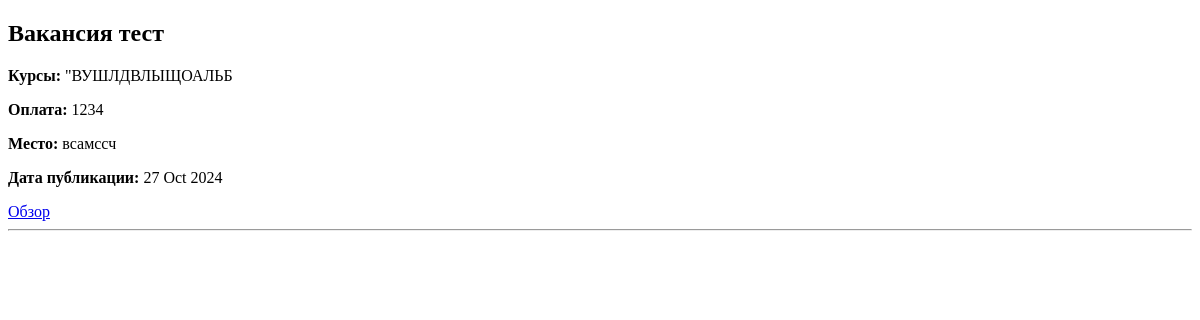
The app's page /jobs/, older data.
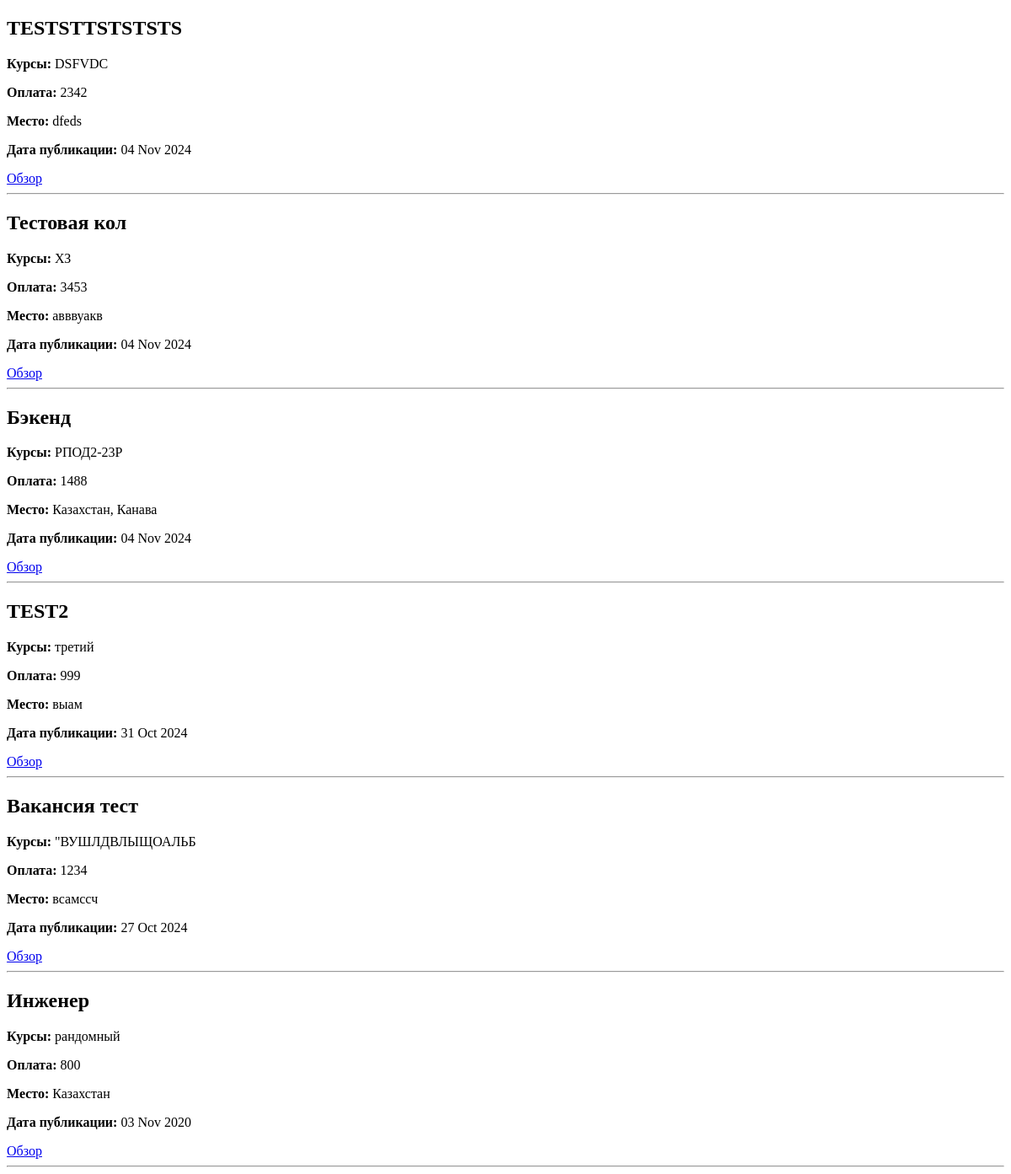
The same page, newer data.
### clubapp/models.py (models this page shows, shortened)
class ClubModels(models.Model):
    title = models.CharField("Ваканс",max_length=14, )
    cources = models.CharField("Курс",max_length=15)
    payment = models.IntegerField("цена",max_length=24)
    brief_description = models.CharField("краткое описание:", max_length=83, default="None")
    full_description = models.TextField("Описание:", max_length=2200, default="None")
    groups = models.CharField("группы", max_length=500, default="None")
    members = models.IntegerField("участники", default=0)
    seats = models.IntegerField("места", default=0)
    place = models.CharField("место",max_length=29, )
    schedule = models.CharField("график", max_length=2200)
    category = models.ForeignKey(Category, on_delete=models.CASCADE, verbose_name = 'выберите категорию')
    date = models.DateTimeField("Дата публикации:",default=datetime.now)
    class Meta:
        verbose_name = 'Вакансия'
        verbose_name_plural = 'Вакансии'

### clubapp/views.py (the view)
# urls.py: path('jobs/', views.jobs_page, name='jobs_page'),
def jobs_page(request):
    jobs = ClubModels.objects.all().order_by('-date')
    context = {
        'jobs': jobs
    }
    return render(request, 'jobs.html', context)

### clubapp/templates/jobs.html (shortened to what this page needs)
<!DOCTYPE html>
<html lang="en">
<head>
</head>
<body>
<div>
    {% for j in jobs %}
        <div class="job">
            <h2>{{ j.title }}</h2>
            <p><strong>Курсы:</strong> {{ j.cources }}</p>
            <p><strong>Оплата:</strong> {{ j.payment }}</p>
            <p><strong>Место:</strong> {{ j.place }}</p>
            <p><strong>Дата публикации:</strong> {{ j.date|date:"d M Y" }}</p>
            <a href="{% url 'job_detail_page' j.pk %}">Обзор</a>
        </div>
        <hr>
    {% empty %}
        <p>На данный момент вакансий нет.</p>
    {% endfor %}
</div>
</body>
</html>

Row changes from the older to the newer data that the page shows:
added ClubModels: title "TESTSTTSTSTSTS", cources "DSFVDC", payment "2342", place "dfeds", date "04 Nov 2024"
added ClubModels: title "Тестовая кол", cources "ХЗ", payment "3453", place "авввуакв", date "04 Nov 2024"
added ClubModels: title "Бэкенд", cources "РПОД2-23Р", payment "1488", place "Казахстан, Канава", date "04 Nov 2024"
added ClubModels: title "TEST2", cources "третий", payment "999", place "выам", date "31 Oct 2024"
added ClubModels: title "Инженер", cources "рандомный", payment "800", place "Казахстан", date "03 Nov 2020"
